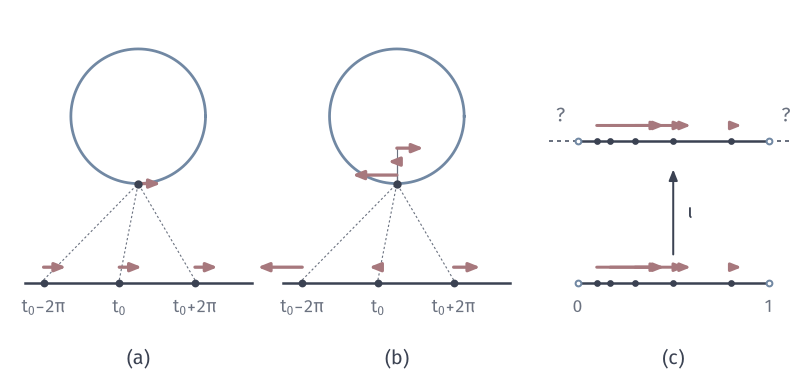

Write the Python code that produced this figure.
"""E(t)=(cos t,sin t) with the fields d/dt and t d/dt, and the inclusion of (0,1) with (1/t) d/dt."""
from pathlib import Path
import sys
ROOT = next(p for p in Path(__file__).resolve().parents if (p/"build.sh").is_file() and (p/"tex/book.tex").is_file())
sys.path.insert(0, str(ROOT/"figures/04-spaces-measures-and-geometry/04-manifolds/matplotlib/mfd-common"))
from mfd3d import *

W, H = 112, 54
fig, ax = canvas(W, H)
t0 = -np.pi/2; ks = (-1, 0, 1); ky = 37.5; Rc = 9.5
def base(cx, sc=1.7):
    Lx = 16
    ax.plot([cx-Lx, cx+Lx], [14, 14], color=INK, lw=1.0, zorder=2)
    th = np.linspace(0, 2*np.pi, 361)
    ax.plot(cx+Rc*np.cos(th), ky+Rc*np.sin(th), color=BLUE, lw=1.1, zorder=2)
    for k in ks:
        x = cx+sc*(t0+2*np.pi*k)
        dot(ax, (x, 14), INK, size=1.1)
        ax.plot([x, cx], [14.4, ky-Rc], color=MUTED, lw=.45, ls=(0, (2, 2)), zorder=1)
    label(ax, (cx-sc*np.pi*2+sc*t0, 10.5), r'$t_0\!-\!2\pi$', 7, MUTED)
    label(ax, (cx+sc*t0, 10.5), r'$t_0$', 7, MUTED)
    label(ax, (cx+sc*(t0+2*np.pi), 10.5), r'$t_0\!+\!2\pi$', 7, MUTED)
    return sc
cx = 19.5; sc = base(cx)
for k in ks:
    x = cx+sc*(t0+2*np.pi*k)
    arrow(ax, (x, 16.2), (x+3.2, 16.2), color=RED, lw=1.3, scale=6.5, zorder=7)
top = (cx, ky-Rc)
# d_theta at the bottom of the circle points to the right.
arrow(ax, top, (cx+3.2, ky-Rc), color=RED, lw=1.3, scale=6.5, zorder=7); dot(ax, top, INK, size=1.2, zorder=8)
cx = 56; base(cx)
kv = .8
for k in ks:
    t = t0+2*np.pi*k; x = cx+sc*t
    arrow(ax, (x, 16.2+.0), (x+kv*t, 16.2), color=RED, lw=1.3, scale=6.5, zorder=7)
# the three pushed vectors are at one point; they are spread along the normal so that all are visible
for j, k in enumerate(ks):
    t = t0+2*np.pi*k; y = ky-Rc+1.2+1.9*j
    ax.plot([cx, cx], [ky-Rc, y], color=MUTED, lw=.45, zorder=4)
    arrow(ax, (cx, y), (cx+kv*t, y), color=RED, lw=1.3, scale=6.5, zorder=7)
dot(ax, (cx, ky-Rc), INK, size=1.2, zorder=8)
# (c) inclusion of (0,1) in R
cx = 95; sc = 27
ax.plot([cx-sc*.5, cx+sc*.5], [14, 14], color=INK, lw=1.0, zorder=2)
ax.plot([cx-sc*.5, cx+sc*.5], [34, 34], color=INK, lw=1.0, zorder=2)
ax.plot([cx-sc*.5-4, cx-sc*.5], [34, 34], color=MUTED, lw=.8, ls=(0, (2, 2)), zorder=2)
ax.plot([cx+sc*.5, cx+sc*.5+4], [34, 34], color=MUTED, lw=.8, ls=(0, (2, 2)), zorder=2)
for yy in (14, 34):
    dot(ax, (cx-sc*.5, yy), BLUE, size=1.1, hollow=True, zorder=8); dot(ax, (cx+sc*.5, yy), BLUE, size=1.1, hollow=True, zorder=8)
arrow(ax, (cx, 18), (cx, 30), color=INK, lw=.8, zorder=2)
label(ax, (cx+2.4, 24), r'$\iota$', 8, INK, halo=True)
label(ax, (cx-sc*.5-2.4, 37.6), '?', 8, MUTED); label(ax, (cx+sc*.5+2.4, 37.6), '?', 8, MUTED)
for tt in (.1, .17, .3, .5, .8):
    x = cx-sc*.5+sc*tt; L = 1.25/tt
    for yy in (16.2, 36.2):
        arrow(ax, (x, yy), (x+L, yy), color=RED, lw=1.2, scale=6, zorder=7)
    dot(ax, (x, 14), INK, size=.9); dot(ax, (x, 34), INK, size=.9)
label(ax, (cx-sc*.5, 10.5), '$0$', 7, MUTED); label(ax, (cx+sc*.5, 10.5), '$1$', 7, MUTED)
panel_tag(ax, 19.5, 2.5, '(a)'); panel_tag(ax, 56, 2.5, '(b)'); panel_tag(ax, 95, 2.5, '(c)')
save(fig, Path(__file__).resolve().parent, 'figure', {'formula': 't0=-pi/2; d/dt lengths 3.2 mm; t d/dt length .8*t mm; (1/t) d/dt length 1.25/t mm; E(t)=(cos t,sin t), d_theta at (0,-1) is (1,0)'})
